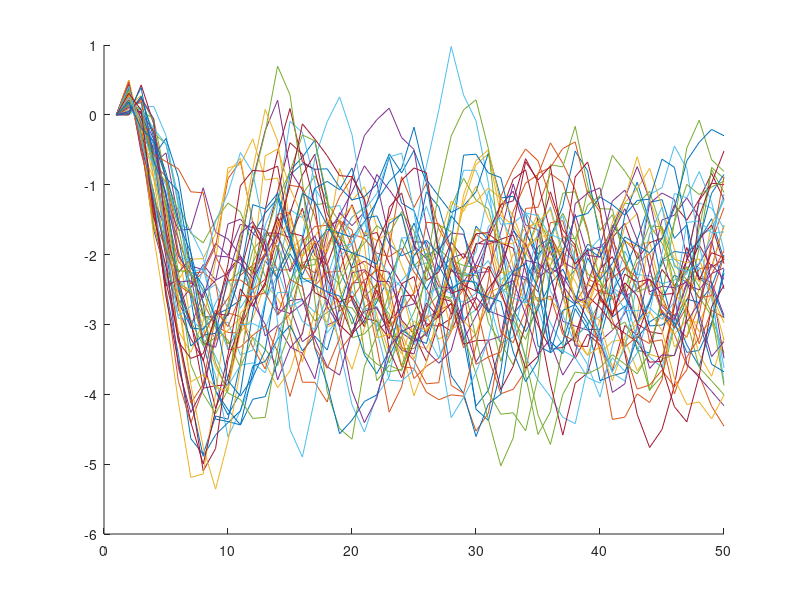

The MATLAB source for this figure:
%k = 1.500;

t = 1:1:50;
N = 50;
phi = [1.5 1; -0.7 0];
gamma = [1; 0.5];

x = []; stdx1 = []; stdx2 = [];
for row=1:1:N
    x(:,1) = [0;0];
    for k=2:1:N
        x(:,k) = (phi*x(:,k-1)) + (gamma*rand);
    end
    hold on
    plot(t, x(2,:));
    stdx1(row,:) = x(1,:);
    stdx2(row,:) = x(2,:);
end
std_x1 = std(stdx1(:,20))
std_x2 = std(stdx2(:,20))


